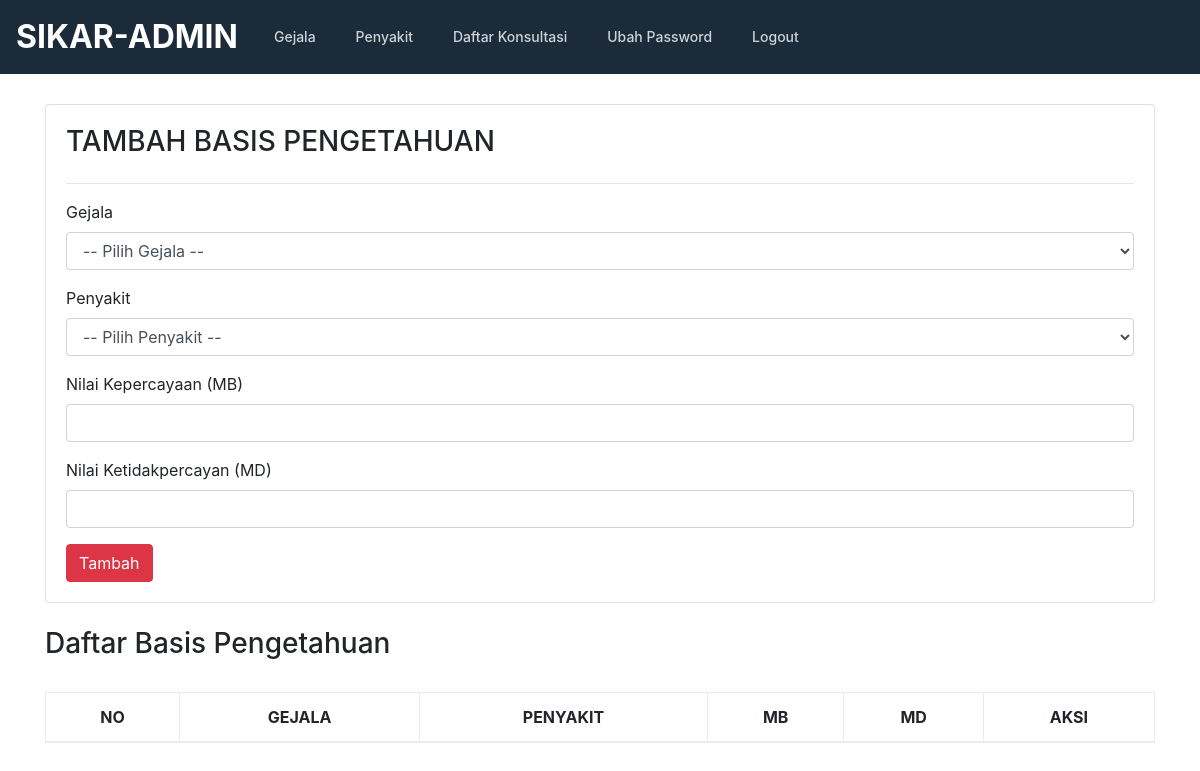
/admin/pengetahuan.php, run on an earlier commit of the app's database.
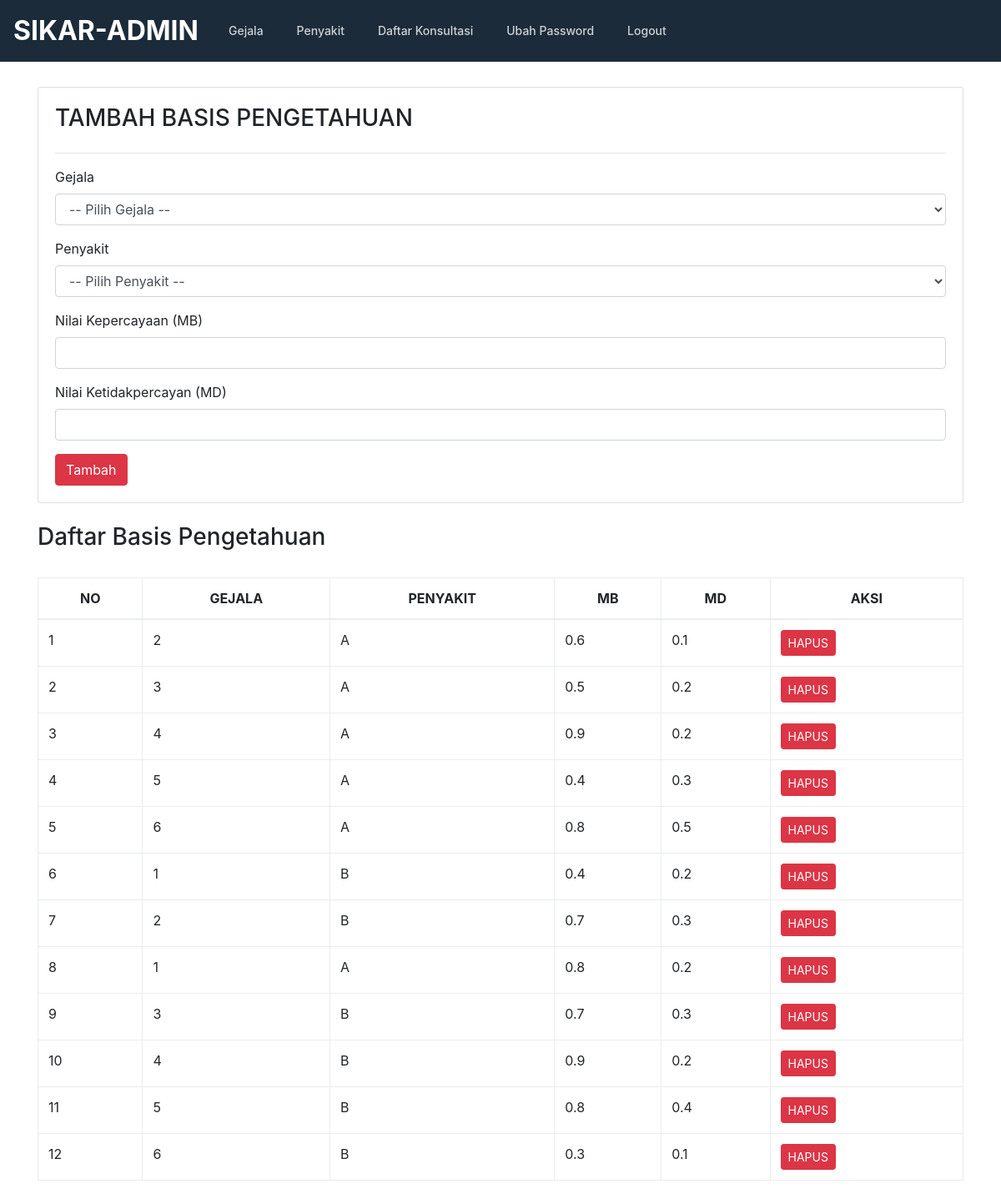
And on a later commit of the database.
### tables this page shows
CREATE TABLE `pengetahuan` (
  `id_pengetahuan` int(11) NOT NULL,
  `kode_penyakit` varchar(10) NOT NULL,
  `id_gejala` int(12) NOT NULL,
  `mb` float NOT NULL,
  `md` float NOT NULL
);

### admin/pengetahuan.php (the view, shortened to what this page needs)
<!doctype html>
<html lang="en">
  <head>
    <link href="../css/bootstrap.min.css" rel="stylesheet">
    <link href="../css/style.css" rel="stylesheet">
    <link href="../css/jquery.dataTables.min.css" rel="stylesheet"/>
  </head>
  <body>
    <?php include "header.php"; ?>
    <section>
      <div class="container">
        <div class="row">
            <div class="col-md-12">
              <div class="card" style="padding:20px">
                <h3>TAMBAH BASIS PENGETAHUAN</h3>
                <hr/>
                <form action="prosestambahpengetahuan.php" method="POST">
                    <div class="form-group">
                        <label>Gejala</label>
                        <select name="id_gejala" class="form-control">
                          <option>-- Pilih Gejala --</option>
                        </select>
                    </div>
                    <div class="form-group">
                        <label>Penyakit</label>
                        <select name="kode_penyakit" class="form-control">
                          <option>-- Pilih Penyakit --</option>
                            </select>
                    </div>
                    <div class="form-group">
                        <label>Nilai Kepercayaan (MB)</label>
                        <input type="number" step="0.01" name="mb" class="form-control" />
                    </div>
                    <div class="form-group">
                        <label>Nilai Ketidakpercayan (MD)</label>
                        <input type="number" step="0.01" name="md" class="form-control" />
                    </div>
                    <button type="submit" class="btn btn-md btn-danger">Tambah</button>
                </form>
              </div>
              <br/>
              <h3>Daftar Basis Pengetahuan</h3>
              <br/>
              <div class="row">
                <div class="col-md-12">
                  <table class="table table-bordered table-hover" id="gejala" class="display" style="width:100%">
                    <thead>
                      <tr>
                        <th><center>NO</center></th>
                        <th><center>GEJALA</center></th>
                        <th><center>PENYAKIT</center></th>
                        <th><center>MB</center></th>
                        <th><center>MD</center></th>
                        <th><center>AKSI</center></th>
                      </tr>
                    </thead>
                    <tbody>
                      <?php
                        include "../conn.php";
                        $query = mysqli_query($koneksi,"SELECT * FROM pengetahuan ORDER BY id_pengetahuan ASC");
                        $no=0;
                        while ($data=mysqli_fetch_array($query)) {
                            $no++;
                      ?>
                      <tr>
                          <td><?php echo $no; ?></td>
                          <td><?php echo $data['id_gejala']; ?></td>
                          <td><?php echo $data['kode_penyakit']; ?></td>
                          <td><?php echo $data['mb']; ?></td>
                          <td><?php echo $data['md']; ?></td>
                          <td>
                              <a  href="hapuspengetahuan.php?id=<?php echo $data['id_pengetahuan']; ?>" class="btn btn-sm btn-danger">HAPUS</a>
                          </td>
                      </tr>
                      <?php } ?>
                    </tbody>
                  </table>
                </div>
              </div>
            </div>
        </div>
      </div>
    </section>
  </body>
</html>

### admin/header.php (shortened to what this page needs)
<header class="masthead">
  <nav class="navbar navbar-expand-md navbar-light rounded">
    <a class="navbar-brand" href="index.php">SIKAR-ADMIN</a>
    <div class="collapse navbar-collapse ml-auto" id="navbarCollapse">
      <ul class="navbar-nav text-md-center">
        <li class="nav-item">
          <a class="nav-link" href="gejala.php">Gejala</a>
        </li>
        <li class="nav-item dropdown">
          <a class="nav-link" href="penyakit.php">Penyakit</a>
        </li>
        <li class="nav-item dropdown">
          <a class="nav-link" href="konsultasi.php">Daftar Konsultasi</a>
        </li>
        <li class="nav-item dropdown">
          <a class="nav-link" href="ubah.php">Ubah Password</a>
        </li>
        <li class="nav-item dropdown">
          <a class="nav-link" href="logout.php">Logout</a>
        </li>
      </ul>
    </div>
  </nav>
</header>

### css/style.css (style rules this page uses)
.container { position: relative; overflow: hidden; }
.masthead { background:#1c2b39; }
.navbar-light .navbar-brand,.navbar-light .navbar-brand:hover { color: white; font-weight:700; font-size: 2rem; }
.masthead .navbar-light .navbar-nav > li > a { font-size: 14px; line-height: 22px; display: block; color: #cdd3d8; padding: 14px 0 17px 0; font-weight: 500; text-transform: capitalize; margin: 0 20px; border-top: 3px solid transparent; }
section { padding:30px 0; }

What changed in the data, as far as the page shows it:
added pengetahuan: id_gejala "2", kode_penyakit "A", mb "0.6", md "0.1"
added pengetahuan: id_gejala "3", kode_penyakit "A", mb "0.5", md "0.2"
added pengetahuan: id_gejala "4", kode_penyakit "A", mb "0.9", md "0.2"
added pengetahuan: id_gejala "5", kode_penyakit "A", mb "0.4", md "0.3"
added pengetahuan: id_gejala "6", kode_penyakit "A", mb "0.8", md "0.5"
added pengetahuan: id_gejala "1", kode_penyakit "B", mb "0.4", md "0.2"
added pengetahuan: id_gejala "2", kode_penyakit "B", mb "0.7", md "0.3"
added pengetahuan: id_gejala "1", kode_penyakit "A", mb "0.8", md "0.2"
added pengetahuan: id_gejala "3", kode_penyakit "B", mb "0.7", md "0.3"
added pengetahuan: id_gejala "4", kode_penyakit "B", mb "0.9", md "0.2"
added pengetahuan: id_gejala "5", kode_penyakit "B", mb "0.8", md "0.4"
added pengetahuan: id_gejala "6", kode_penyakit "B", mb "0.3", md "0.1"
